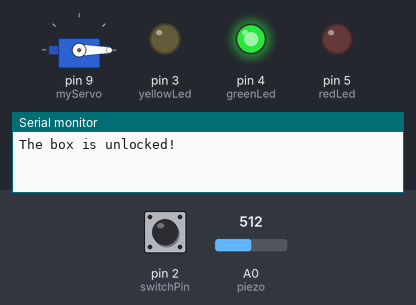
Simulated run of this sketch. Board: Arduino Uno, built with avr-gcc and run on an emulated ATmega328P. On the bench: servo, output pins drawn as LEDs (lit = HIGH), the last lines printed to the serial monitor. Inputs (shaded band) come from the test bench; at power-on: pin 2 (switchPin) LOW, A0 (piezo) = 512.

Above: at 1.2 s.
1.3 s: pin 2 (switchPin) pulled HIGH for 0.15 s
At 2.1 s:
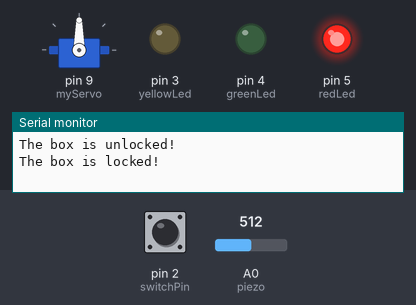
4.4 s: pin 2 (switchPin) pulled HIGH for 1 s
At 6.4 s:
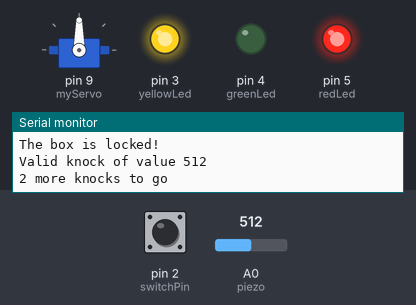
8.3 s: pin 2 (switchPin) pulled HIGH for 3.2 s
At 11.5 s:
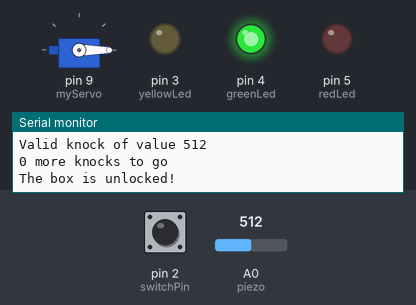
Timing chart, 0 to 13.0 s (numbered marks = the images above; inputs shaded):
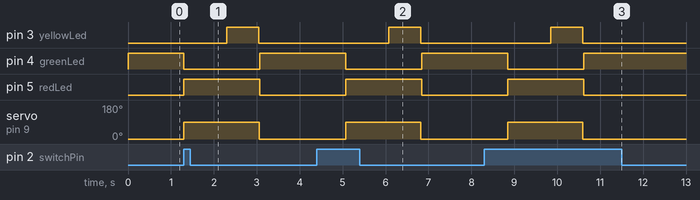

Measured:
- after the input at 1.3 s, pin 3 (yellowLed): LOW → HIGH after 1.0 s, → LOW 0.75 s later; pin 4 (greenLed): HIGH → LOW at once, → HIGH 1.8 s later; pin 5 (redLed): LOW → HIGH at once, → LOW 1.8 s later; servo on pin 9 (myServo): 0° → 90° at once, → 0° 1.8 s later
- after the input at 4.4 s, pin 3 (yellowLed): LOW → HIGH after 1.7 s, → LOW 0.75 s later; pin 4 (greenLed): HIGH → LOW after 0.67 s, → HIGH 1.8 s later; pin 5 (redLed): LOW → HIGH after 0.67 s, → LOW 1.8 s later; servo on pin 9 (myServo): 0° → 90° after 0.67 s, → 0° 1.8 s later
- after the input at 8.3 s, pin 3 (yellowLed): LOW → HIGH after 1.5 s, → LOW 0.75 s later; pin 4 (greenLed): HIGH → LOW after 0.55 s, → HIGH 1.8 s later; pin 5 (redLed): LOW → HIGH after 0.55 s, → LOW 1.8 s later; servo on pin 9 (myServo): 0° → 90° after 0.55 s, → 0° 1.8 s later

The sketch:

Knock_Lock.ino
```cpp
// Servo library
#include <Servo.h>
Servo myServo;

// Useful constants
const int piezo = A0;
const int switchPin = 2;
const int yellowLed = 3;
const int greenLed = 4;
const int redLed = 5;

// Variables to hold switch and piezo values
int knockVal;
int switchVal;

// Knock thresholds
const int quietKnock = 90;
const int loudKnock = 5500;

// Variables for lock state and number of knocks
boolean locked = false;
int numberOfKnocks = 0;

void setup() {
  // Setting the direction of the digital pins and initializing servo object and serial port
  myServo.attach(9);
  pinMode(yellowLed, OUTPUT);
  pinMode(redLed, OUTPUT);
  pinMode(greenLed, OUTPUT);
  pinMode(switchPin, INPUT);
  Serial.begin(9600);

  // Unlock
  digitalWrite(greenLed, HIGH);
  myServo.write(0);
  Serial.println("The box is unlocked!");
}

void loop() {
  // Checking the switch
  if(locked == false) {
    switchVal = digitalRead(switchPin);

    // Lock
    if(switchVal == HIGH) {
      locked = true;
      digitalWrite(greenLed, LOW);
      digitalWrite(redLed, HIGH);
      myServo.write(90);
      Serial.println("The box is locked!");
      delay(1000);
    }
  }

  // Checking the knock sensor
  if(locked == true) {
    knockVal = analogRead(piezo);

    // Counting only valid knocks
    if(numberOfKnocks < 3 && knockVal > 0) {
      if(checkForKnock(knockVal) == true) {
        numberOfKnocks++;
      }
      Serial.print(3-numberOfKnocks);
      Serial.println(" more knocks to go");
    }

    // Unlock
    if(numberOfKnocks >= 3) {
      locked = false;
      myServo.write(0);
      delay(20);
      digitalWrite(greenLed, HIGH);
      digitalWrite(redLed, LOW);
      Serial.println("The box is unlocked!");
      delay(2000);
      numberOfKnocks = 0;
    }
  }
}

boolean checkForKnock(int value){
  // Check validity of knock
  if(value > quietKnock && value < loudKnock) {
    // Indicating knock is valid
    digitalWrite(yellowLed, HIGH);
    delay(250);
    digitalWrite(yellowLed, LOW);
    Serial.print("Valid knock of value ");
    Serial.println(value);

    // Function returns true
    return true;
  }

  // Indicating invalid knock; function returns false
  else {
    Serial.print("Bad knock value ");
    Serial.println(value);
    return false;
  }
}
```
